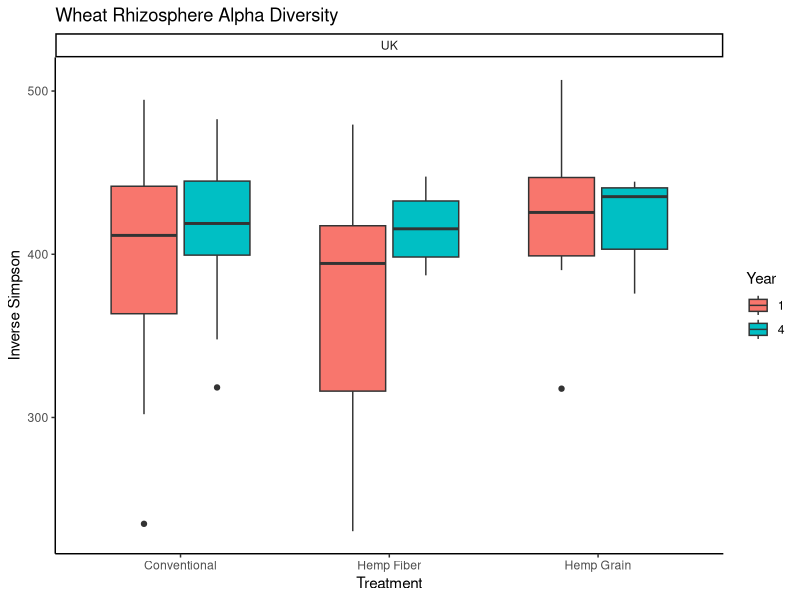
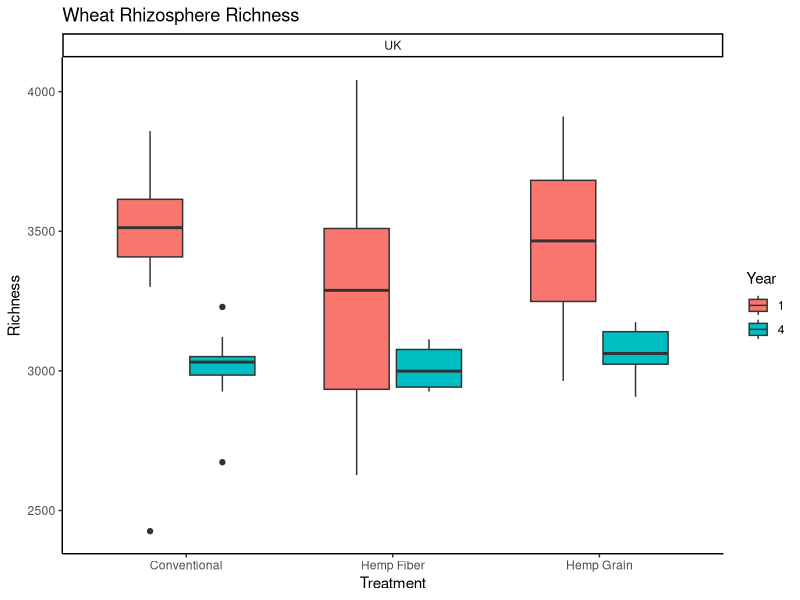

The R script that drew these images, in order: (Note: this script raises an error after producing the figures.)
library(tidyverse)
library(readxl)
metadata = read_csv(file="Metadata.csv")
AlphaDiversity = read_csv(file="alphatotal.summary.csv")
Mixed = inner_join(metadata, AlphaDiversity, by=c('group'))
Mixed$Year = as.factor(Mixed$Year)

alphaplot = ggplot(Mixed, aes(x = Treatment, y = invsimpson, fill= Year)) +
  geom_boxplot(width=0.7) +
  facet_wrap(~Site) +
  theme(axis.text.y = element_text(colour = "black", size = 12, face = "bold"), 
        axis.text.x = element_text(colour = "black", face = "bold", size = 12), 
        legend.text = element_text(size = 20, face ="bold", colour ="black"), 
        legend.position = "right", axis.title.y = element_text(face = "bold", size = 14), 
        axis.title.x = element_text(face = "bold", size = 14, colour = "black"), 
        legend.title = element_text(size = 14, colour = "black", face = "bold"), 
        panel.background = element_blank(), panel.border = element_rect(colour = "black", fill = NA, size = 1.2),
        legend.key=element_blank()) +  
  labs(x = "Treatment", colour = "Treatment", y = "Inverse Simpson")+ 
  ggtitle("Wheat Rhizosphere Alpha Diversity") + theme(plot.title = element_text(size=20, hjust = 0.5)) +
  theme_classic()
alphaplot

richnessplot = ggplot(Mixed, aes(x = Treatment, y = sobs, fill=Year)) +
  geom_boxplot(width=0.7) +
  facet_wrap(~Site) +
  theme(axis.text.y = element_text(colour = "black", size = 12, face = "bold"), 
        axis.text.x = element_text(colour = "black", face = "bold", size = 12), 
        legend.text = element_text(size = 20, face ="bold", colour ="black"), 
        legend.position = "right", axis.title.y = element_text(face = "bold", size = 14), 
        axis.title.x = element_text(face = "bold", size = 14, colour = "black"), 
        legend.title = element_text(size = 14, colour = "black", face = "bold"), 
        panel.background = element_blank(), panel.border = element_rect(colour = "black", fill = NA, size = 1.2),
        legend.key=element_blank()) +  
  labs(x = "Treatment", colour = "Treatment", y = "Richness")+ 
  ggtitle("Wheat Rhizosphere Richness") + theme(plot.title = element_text(size=20, hjust = 0.5)) +
  theme_classic()
richnessplot

Conventional = subset(Mixed, Treatment == "Conventional")
Fiber = subset(Mixed, Treatment == "Hemp Fiber")
Grain = subset(Mixed, Treatment == "Hemp Grain")

aovConvdiv = aov(invsimpson ~ Year, data = Conventional)
summary(aovConvdiv)
aovConvrich = aov(sobs ~ Year, data = Conventional)
summary(aovConvrich)

aovFibdiv = aov(invsimpson ~ Year, data = Fiber)
summary(aovFibdiv)
aovFibrich = aov(sobs ~ Year, data = Fiber)
summary(aovFibrich)

aovGraindiv = aov(invsimpson ~ Year, data = Grain)
summary(aovGraindiv)
aovGrainrich = aov(sobs ~ Year, data = Grain)
summary(aovGrainrich)


Year1 = subset(Mixed, Year == "1")
Year4 = subset(Mixed, Year == "4")

aovY1div = aov(invsimpson ~ Treatment, data=Year1)
summary(aovY1div)
aovY1rich = aov(sobs~Treatment, data=Year1)
summary(aovY1rich)
aovY4div = aov(invsimpson ~ Treatment, data=Year4)
summary(aovY4div)
aovY4rich = aov(sobs~Treatment, data=Year4)
summary(aovY4rich)


KStest = subset(Mixed, Site =="KS")

Conventional = subset(KStest, Treatment == "Conventional")
Fiber = subset(KStest, Treatment == "Hemp Fiber")
Grain = subset(KStest, Treatment == "Hemp Grain")

aovConvdiv = aov(invsimpson ~ Year, data = Conventional)
summary(aovConvdiv)
aovConvrich = aov(sobs ~ Year, data = Conventional)
summary(aovConvrich)

aovFibdiv = aov(invsimpson ~ Year, data = Fiber)
summary(aovFibdiv)
aovFibrich = aov(sobs ~ Year, data = Fiber)
summary(aovFibrich)

aovGraindiv = aov(invsimpson ~ Year, data = Grain)
summary(aovGraindiv)
aovGrainrich = aov(sobs ~ Year, data = Grain)
summary(aovGrainrich)


Year1 = subset(Mixed, Year == "1")
Year4 = subset(Mixed, Year == "4")

aovY1div = aov(invsimpson ~ Treatment, data=Year1)
summary(aovY1div)
aovY1rich = aov(sobs~Treatment, data=Year1)
summary(aovY1rich)
aovY4div = aov(invsimpson ~ Treatment, data=Year4)
summary(aovY4div)
aovY4rich = aov(sobs~Treatment, data=Year4)
summary(aovY4rich)
